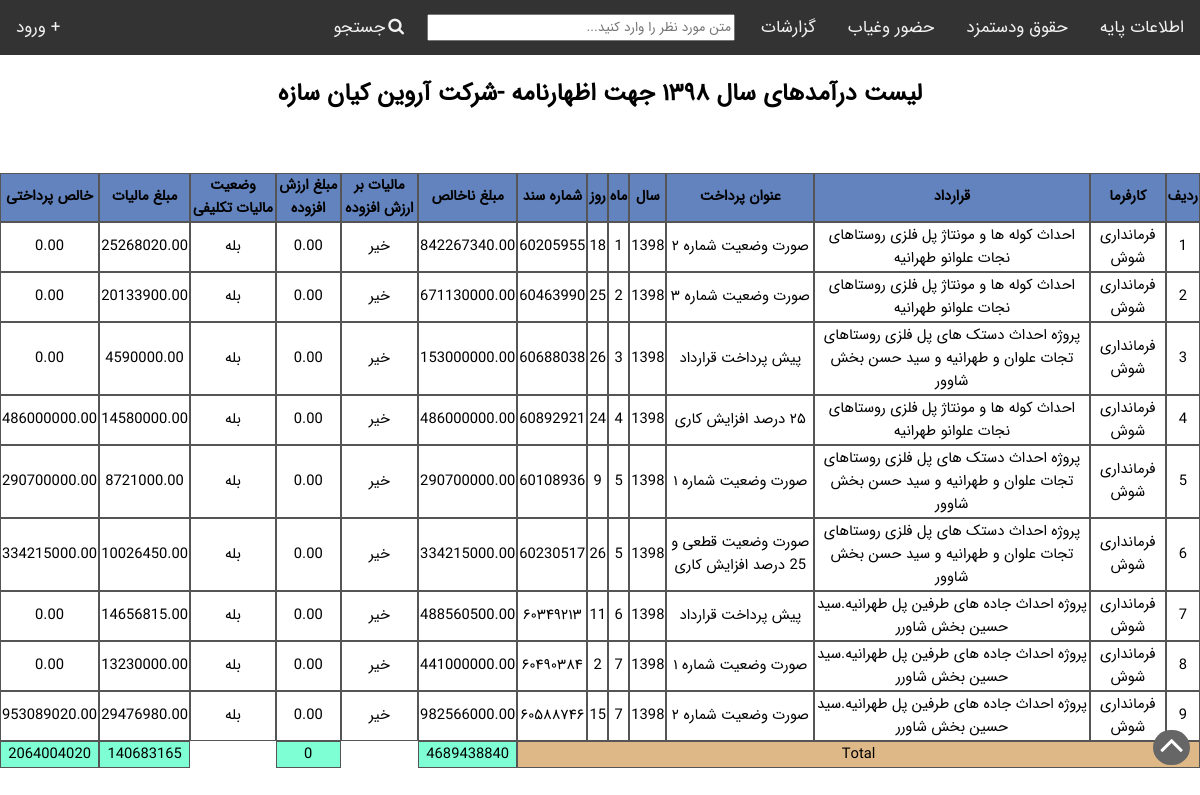
The page /report/declaration/ on the database as committed earlier.
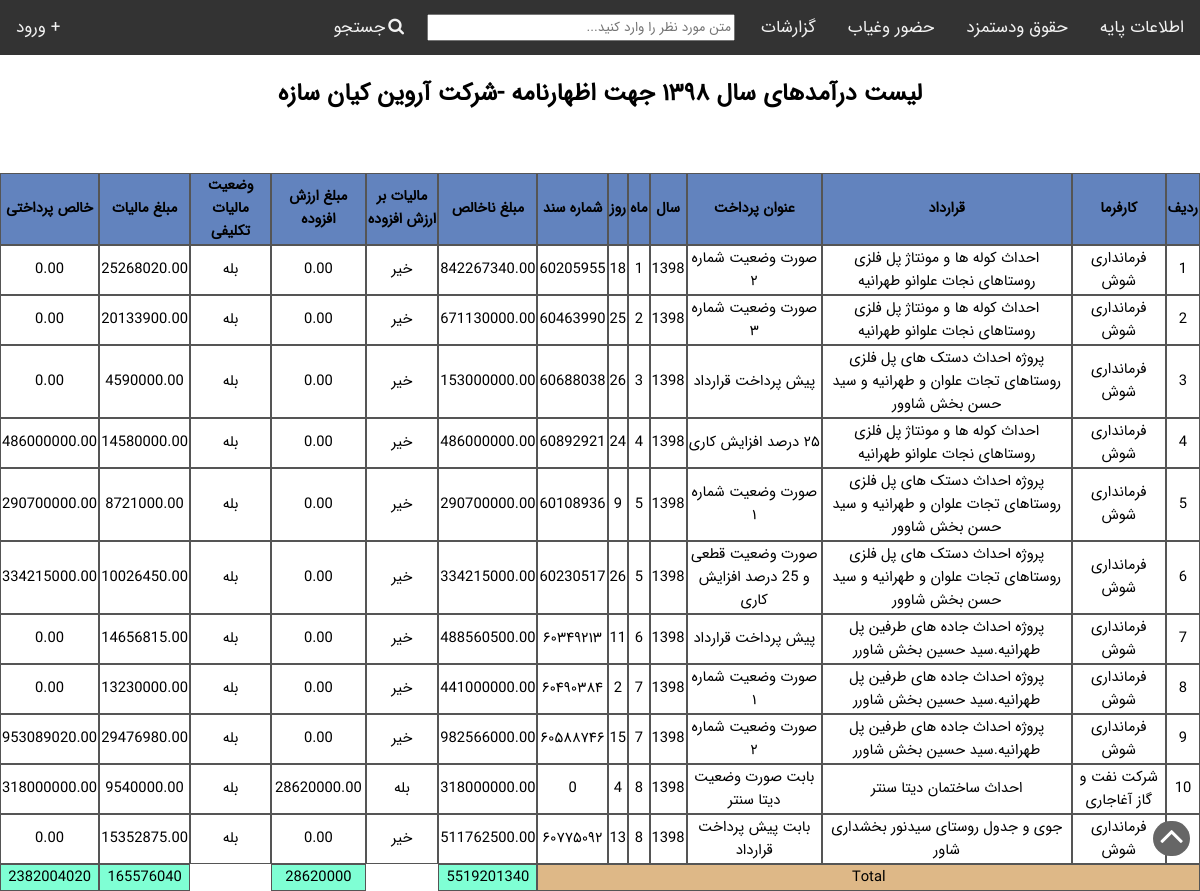
The same page on the database as committed later.
### income/models.py (models this page shows, shortened)
class Income(models.Model):
    YEAR_CHOICES=[
        (1396,'1396'),
        (1397,'1397'),
        (1398,'1398'),
        (1399,'1399'),
        (1400,'1400'),
    ]
    MONTH_CHOICES=[
        (1,'فروردین'),
        (2,'اردیبشت'),
        (3,'خرداد'),
        (3,'تیر'),
        (5,'مرداد'),
        (6,'شهریور'),
        (7,'مهر'),
        (8,'آبان'),
        (9,'آذر'),
        (10,'دی'),
        (11,'بهمن'),
        (12,'اسفند'),
    ]
    DAY_CHOICES=[
        (1,'1'),
        (2,'2'),
        (3,'3'),
        (4,'4'),
        (5,'5'),
        (6,'6'),
        (7,'7'),
        (8,'8'),
        (9,'9'),
        (10,'10'),
        (11,'11'),
        (12,'12'),
        (13,'13'),
        (14,'14'),
        (15,'15'),
        (16,'16'),
        (17,'17'),
        (18,'18'),
        (19,'19'),
        (20,'20'),
        (21,'21'),
        (22,'22'),
        (23,'23'),
        (24,'24'),
        (25,'25'),
        (26,'26'),
        (27,'27'),
        (28,'28'),
        (29,'29'),
        (30,'30'),
        (31,'31'),
    ]
    TAX_STATUS=[
        (True,'مشمول'),
        (False,'معاف')
    ]
    employeer   =   models.ForeignKey(Employeer,verbose_name='کارفرما',on_delete=models.CASCADE)
    contract    =   models.ForeignKey(Contract,verbose_name='قرارداد',max_length=150,on_delete=models.CASCADE)
    title       =   models.CharField('عنوان پرداخت',max_length=100,blank=True)
    year        =   models.IntegerField('سال',choices=YEAR_CHOICES)
    month       =   models.IntegerField('ماه',choices=MONTH_CHOICES)
    day         =   models.IntegerField('روز',choices=DAY_CHOICES)
    bank        =   models.ForeignKey(Bank,verbose_name='بانک',on_delete=models.CASCADE,null=True,blank=True,default='')
    doc_number  =   models.CharField('شماره سند',max_length=30)
    gross_amount=   models.DecimalField('مبلغ ناخالص',max_digits=20,decimal_places=2)
    VAT_included=   models.BooleanField('مالیات بر ارزش افزوده ',choices=TAX_STATUS, default=True)
    VAT_amount  =   models.DecimalField('مبلغ ارزش افزوده',max_digits=20,decimal_places=2)
    tax_included=   models.BooleanField('وضعیت مالیات تکلیفی',choices=TAX_STATUS, default=True,)
    tax_amount  =   models.DecimalField('مبلغ مالیات',max_digits=20,decimal_places=2)
    pay_amount  =   models.DecimalField('خالص پرداختی',max_digits=20,decimal_places=2,default=0)
    description =   models.CharField(max_length=100,null=True,blank=True)
    class Meta:
        ordering=['year','month','day']

class Employeer(models.Model):
    title           =   models.CharField('نام کارفرما',max_length=50)
    national_code   =   models.CharField('شناسه ملی',max_length=11)
    economic_id     =   models.CharField('شماره اقتصادی',max_length=11)
    phone_number    =   models.CharField("شماره تلفن",max_length=11)
    city_name       =   models.ForeignKey(City,verbose_name="شهر",null=True,on_delete=models.SET_NULL)
    address         =   models.TextField(verbose_name="آدرس")
    description     =   models.CharField('توضیحات',max_length=100,null=True,blank=True)
    def __str__(self):
        return self.title

class Contract(models.Model):
    employer    =   models.ForeignKey(Employeer,verbose_name="کارفرما",on_delete=models.CASCADE)
    title       =   models.CharField('عنوان قرارداد',max_length=100)
    number      =   models.CharField('شماره قرارداد',max_length=50)
    date        =   models.DateField('تاریخ',)
    gross_amount=   models.DecimalField('مبلغ اولیه قرارداد',max_digits=20,decimal_places=2,default=0)
    adjustment_amount=   models.DecimalField('مبلغ تعدیل',max_digits=20,decimal_places=2,default=0)
    final_amount=   models.DecimalField('مبلغ نهایی قرارداد',max_digits=20,decimal_places=2,default=0)
    total_payments=   models.DecimalField('مجموع مبالغ دریافتی',max_digits=20,decimal_places=2,default=0)
    progress    =   models.DecimalField('درصد پیشرفت',max_digits=10,decimal_places=2,default=0)
    scan_file   =   models.FileField('فایل قرارداد',blank=True,upload_to='income/static/contracts')
    description =   models.CharField('توضیحات',blank=True,max_length=100)
    def __str__(self):
        return self.title

### income/views.py (the view)
# urls.py: path("declaration/",declaration_view,name="declaration"),
def declaration_view(request,*args,**kwargs):
    incomes=Income.objects.filter(year=1398)
    ordering=('year','month','day')
    view=ViewGenerator(table=Income,entities=incomes,opration_buttons={},select_checkbox=False,
    add_url='',ordering=ordering)
    total_income=incomes.aggregate(Sum('gross_amount'))
    total_tax=incomes.aggregate(Sum('tax_amount'))
    total_VAT=incomes.aggregate(Sum('VAT_amount'))
    total_pay=incomes.aggregate(Sum('pay_amount'))
    total_fields={'total_income':total_income,'total_tax':total_tax,
        'total_VAT':total_VAT,'total_pay':total_pay}
    exclude_fields={'exclude':['بانک','description','bank']}
    context=view.get_context_template()
    context.update(**total_fields)
    context.update(**exclude_fields)
    return render(request,"declaration.html",context)

### income/templatetags/getattribute.py (called while the page is built)
def getattribute(value, arg):
    if hasattr(value, str(arg)):
        attr =getattr(value, arg)
        if type(attr)==bool:
            if attr==True:
                return 'بله'
            elif attr==False:
                return 'خیر'
        return attr
    elif hasattr(value, 'has_key') and value.has_key(arg):
        return value[arg]
    elif numeric_test.match(str(arg)) and len(value) > int(arg):
        return value[int(arg)]
    else:
        return settings.TEMPLATE_STRING_IF_INVALID

### views_generator.py (called while the page is built)
    def get_filed_names(self):
        filed_names=list()
        for f in self.table._meta.get_fields():
            if hasattr(f,'verbose_name') and f.name!='id':
                filed_names.append(f.name)
        return filed_names

    def get_field_labels(self):
        field_labels=list()
        field_labels.append('ردیف')
        for f in self.table._meta.get_fields():
            if hasattr(f,'verbose_name') and f.name!='id':
                field_labels.append(f.verbose_name)
        return field_labels

### income/templates/declaration.html (shortened to what this page needs)
<!DOCTYPE html>
<html>
<head>
</head>
<body>
    {% include "navbar.html" %}
    {% load getattribute %}
    {% load l10n %}
    <a href="#page_top" id="jump-top" class="fa fa-angle-up fa-4x-up"></a>
    <h2 style="text-align: center;width: 100%">لیست درآمدهای سال ۱۳۹۸ جهت اظهارنامه -شرکت آروین کیان سازه</h2>
    <div id='data-list'>
        <table>
            <tr>
                {% for title in titles %}
                    {% if title not in exclude %}
                        <th>{{title}}</th>
                    {% endif %}
                {% endfor %}
            </tr>
            {% if objects %}
            {% for object in objects %}
            <tr>
                <td>{{forloop.counter}}</td>
                {% for field in field_names %}
                    {% if field == "year" %}
                        {% localize off %}
                            <td>{{ object|getattribute:field }}</td>
                        {% endlocalize %}
                    {% else %}
                        {% if field not  in exclude %}
                            <td>{{ object|getattribute:field }}</td>
                        {% endif %}
                    {% endif %}
                 {% endfor %}
            </tr>
            {% endfor %}
                <tr>
                    <td colspan="8" style="background-color: burlywood">Total</td>
                    <td style="background-color: aquamarine">{{ total_income.gross_amount__sum }}</td>
                    <td style="border-style:none"></td>
                    <td style="background-color: aquamarine">{{ total_VAT.VAT_amount__sum }}</td>
                    <td style="border-style:none"></td>
                    <td style="background-color: aquamarine">{{ total_tax.tax_amount__sum }}</td>
                    <td style="background-color: aquamarine">{{ total_pay.pay_amount__sum }}</td>
                </tr>
            {% endif %}
        </table>
    </div>
</body>
</html>

Rows that differ between the two databases and show on the page:
added Income: field_names "شرکت نفت و گاز آغاجاری" "احداث ساختمان دیتا سنتر" "بابت صورت وضعیت دیتا سنتر" "8" "4" "0" "318000000.00" "بله" "28620000.00" "بله" "9540000.00" "318000000.00", field_names "1398"
added Income: field_names "فرمانداری شوش" "جوی و جدول روستای سیدنور بخشداری شاور" "بابت پیش پرداخت قرارداد" "8" "13" "۶۰۷۷۵۰۹۲" "511762500.00" "خیر" "0.00" "بله" "15352875.00" "0.00", field_names "1398"
Other text that changed with them:
{{ total_income.gross_amount__sum }}: "4689438840" → "5519201340"
{{ total_VAT.VAT_amount__sum }}: "0" → "28620000"
{{ total_tax.tax_amount__sum }}: "140683165" → "165576040"
{{ total_pay.pay_amount__sum }}: "2064004020" → "2382004020"
